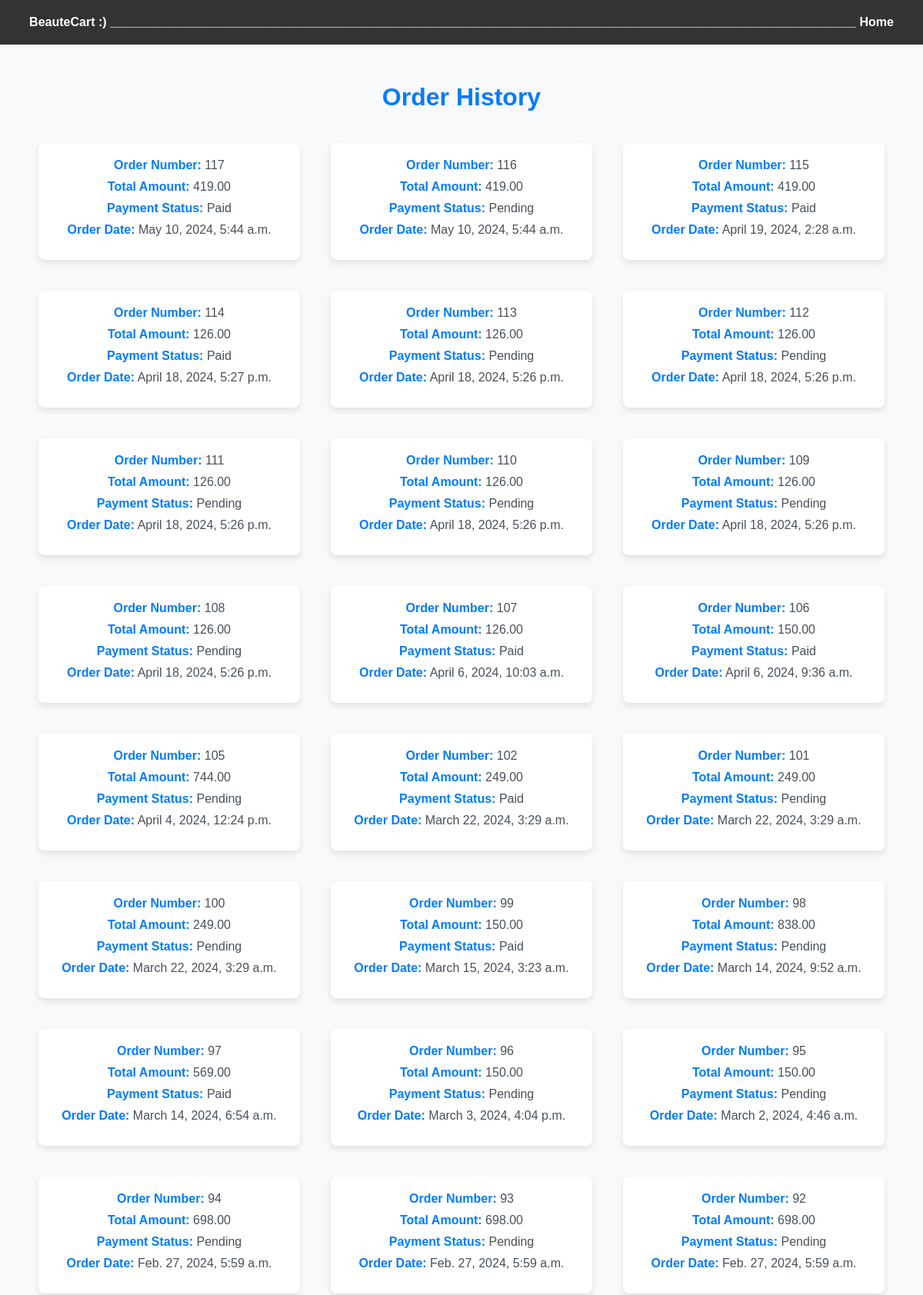
The page /order_history/ (signed in, upper part) on the database its author committed.
### BeauteCartApp/models.py (models this page shows, shortened)
class Order(models.Model):
    DELIVERY_STATUS_CHOICES = [
        ('PENDING', 'Pending'),
        ('OUT_FOR_DELIVERY', 'Out for Delivery'),
        ('DELIVERED', 'Delivered'),
    ]
    user = models.ForeignKey(CustomUser, on_delete=models.CASCADE)
    products = models.ManyToManyField(Product, through='OrderItem')
    total_amount = models.DecimalField(max_digits=10, decimal_places=2)
    payment_id = models.CharField(max_length=100, null=True, blank=True)
    payment_status = models.BooleanField(default=False)
    created_at = models.DateTimeField(auto_now_add=True)
    cancelled = models.BooleanField(default=False)  # New field for order cancellation
    delivery_address = models.ForeignKey(ProfileUser, on_delete=models.SET_NULL, null=True, blank=True)
    delivery_status = models.CharField(max_length=20, choices=DELIVERY_STATUS_CHOICES, default='PENDING')

### BeauteCartApp/views.py (the view)
# urls.py: path('order_history/', order_history, name='order_history'),
@login_required
def order_history(request):
    orders = Order.objects.filter(user=request.user).order_by('-created_at')
    return render(request, 'order_history.html', {'orders': orders})

### templates/order_history.html (shortened to what this page needs)
<!DOCTYPE html>
<html lang="en">
<head>
</head>
<body>
    <header>
        <a class="LINK" href="#">BeauteCart</a>
        <a href="#">:)</a>
        <a href="#">_____________________________________________________________________________________________________________</a>
        <a href="{% url 'home2' %}">Home</a>
    </header>
    <h1>Order History</h1>
    {% if orders %}
        <ul>
            {% for order in orders %}
                <li>
                    <p><strong>Order Number:</strong> {{ order.id }}</p>
                    <p><strong>Total Amount:</strong> {{ order.total_amount }}</p>
                    <p><strong>Payment Status:</strong> {% if order.payment_status %}Paid{% else %}Pending{% endif %}</p>
                    <p><strong>Order Date:</strong> {{ order.created_at }}</p>
                </li>
            {% endfor %}
        </ul>
    {% else %}
        <p>No orders found.</p>
    {% endif %}
</body>
</html>

### templates/order_history.html (style rules this page uses)
header { background-color: #333; color: #fff; padding: 20px; text-align: center; }
header a { color: #fff; text-decoration: none; font-weight: bold; margin-right: 0.005px; margin-right: unset; }
body { font-family: 'Arial', sans-serif; background-color: #f8f9fa; color: #495057; margin: 0; padding: 0; box-sizing: border-box; }
h1 { color: #007bff; text-align: center; margin-top: 50px; }
ul { list-style: none; padding: 0; display: flex; flex-wrap: wrap; justify-content: center; }
li { background-color: #ffffff; margin: 20px; padding: 20px; border-radius: 8px; box-shadow: 0 4px 8px rgba(0, 0, 0, 0.1); transition: transform 0.3s ease-in-out; width: 300px; text-align: center; }
p { margin: 0; margin-bottom: 10px; }
strong { font-weight: bold; color: #007bff; }
a { color: #007bff; text-decoration: none; }

### rows shown on the page
Order: id "117", total_amount "419.00", payment_status "Paid", created_at "May 10, 2024, 5:44 a.m."
Order: id "116", total_amount "419.00", payment_status "Pending", created_at "May 10, 2024, 5:44 a.m."
Order: id "115", total_amount "419.00", payment_status "Paid", created_at "April 19, 2024, 2:28 a.m."
Order: id "114", total_amount "126.00", payment_status "Paid", created_at "April 18, 2024, 5:27 p.m."
Order: id "113", total_amount "126.00", payment_status "Pending", created_at "April 18, 2024, 5:26 p.m."
Order: id "112", total_amount "126.00", payment_status "Pending", created_at "April 18, 2024, 5:26 p.m."
Order: id "111", total_amount "126.00", payment_status "Pending", created_at "April 18, 2024, 5:26 p.m."
Order: id "110", total_amount "126.00", payment_status "Pending", created_at "April 18, 2024, 5:26 p.m."
Order: id "109", total_amount "126.00", payment_status "Pending", created_at "April 18, 2024, 5:26 p.m."
Order: id "108", total_amount "126.00", payment_status "Pending", created_at "April 18, 2024, 5:26 p.m."
Order: id "107", total_amount "126.00", payment_status "Paid", created_at "April 6, 2024, 10:03 a.m."
Order: id "106", total_amount "150.00", payment_status "Paid", created_at "April 6, 2024, 9:36 a.m."
Order: id "105", total_amount "744.00", payment_status "Pending", created_at "April 4, 2024, 12:24 p.m."
Order: id "102", total_amount "249.00", payment_status "Paid", created_at "March 22, 2024, 3:29 a.m."
Order: id "101", total_amount "249.00", payment_status "Pending", created_at "March 22, 2024, 3:29 a.m."
Order: id "100", total_amount "249.00", payment_status "Pending", created_at "March 22, 2024, 3:29 a.m."
Order: id "99", total_amount "150.00", payment_status "Paid", created_at "March 15, 2024, 3:23 a.m."
Order: id "98", total_amount "838.00", payment_status "Pending", created_at "March 14, 2024, 9:52 a.m."
Order: id "97", total_amount "569.00", payment_status "Paid", created_at "March 14, 2024, 6:54 a.m."
Order: id "96", total_amount "150.00", payment_status "Pending", created_at "March 3, 2024, 4:04 p.m."
Order: id "95", total_amount "150.00", payment_status "Pending", created_at "March 2, 2024, 4:46 a.m."
Order: id "94", total_amount "698.00", payment_status "Pending", created_at "Feb. 27, 2024, 5:59 a.m."
Order: id "93", total_amount "698.00", payment_status "Pending", created_at "Feb. 27, 2024, 5:59 a.m."
Order: id "92", total_amount "698.00", payment_status "Pending", created_at "Feb. 27, 2024, 5:59 a.m."
